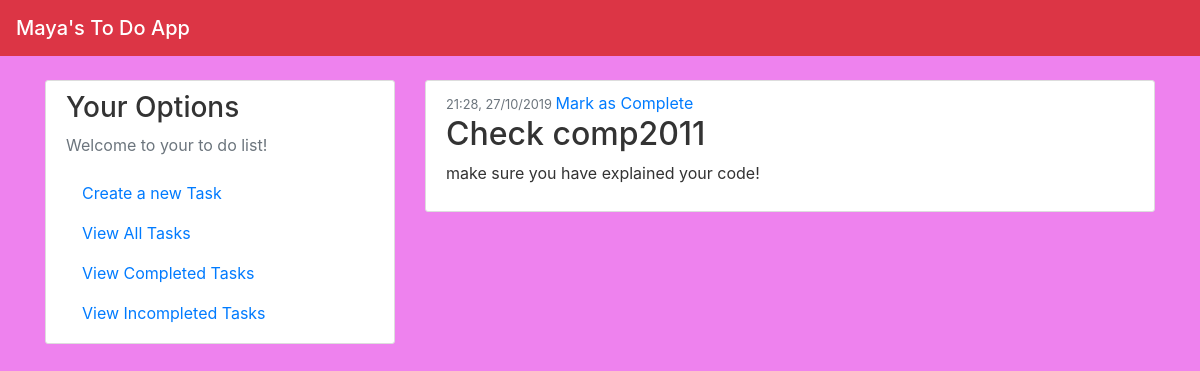
The page /view_all on the database as committed earlier.
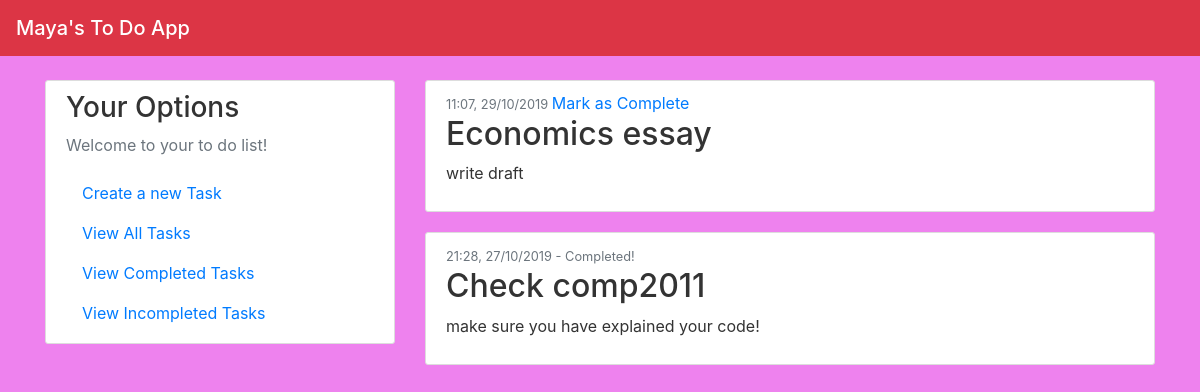
The same page on the database as committed later.
### app/models.py (models this page shows, shortened)
class Items(db.Model):
    id = db.Column(db.Integer, primary_key=True)
    title = db.Column(db.String(20), unique=False, nullable=False)
    content = db.Column(db.String(120), unique=True, nullable=False)
    date_posted = db.Column(db.DateTime, nullable=False, default=datetime.now())
    complete = db.Column(db.Boolean, unique=False)

### app/views.py (the view)
@app.route("/view_all")
def view_all():
    posts = Items.query.order_by(Items.date_posted.desc()).all()
    return render_template('view_all.html', posts=posts)

### app/templates/view_all.html
{% extends "index.html" %}
{% block content %}
    {% for post in posts %}
        <article class="media content-section">
          <div class="media-body">
            <div class="article-metadata">
              {% if post.complete == False %}
                <small class="text-muted">{{ post.date_posted.strftime("%H:%M, %d/%m/%Y") }} </small>
                <a href="{{ url_for('view_completed',id=post.id) }}"> Mark as Complete </a>
              {% elif post.complete == True %}
                <small class="text-muted">{{ post.date_posted.strftime("%H:%M, %d/%m/%Y") }} - Completed! </small>
              {% endif %}
            </div>
            <h2><a class="article-title">{{ post.title }}</a> </h2>
            <p class="article-content">{{ post.content }}</p>
          </div>
        </article>
    {% endfor %}
{% endblock content %}

### app/templates/index.html (shortened to what this page needs)
<!DOCTYPE html>
<html lang="en">
  <head>
      <link rel="stylesheet" href="https://maxcdn.bootstrapcdn.com/bootstrap/4.0.0/css/bootstrap.min.css">
      <link rel="stylesheet" type="text/css" href="{{ url_for('static', filename='main.css') }}">
  </head>
  <body>
      <header class="site-header">
      <nav class="navbar navbar-dark bg-primary fixed-top bg-danger">
        <span class="navbar-brand mb-0 h1"> Maya's To Do App </span>
      </nav>
      </header>
      <main class="container">
        <div class="row">
          <div class="col-md-4">
            <div class="content-section">
              <h3>Your Options</h3>
              <p class='text-muted'>Welcome to your to do list! </p>
                <ul class="list-group">
                  <li><a class="nav-item nav-link" href="/create">Create a new Task</a> </li>
                  <li><a class="nav-item nav-link" href="/view_all">View All Tasks</a></li>
                  <li><a class="nav-item nav-link" href="{{url_for('view_completed',id=0) }}">View Completed Tasks</a></li>
                  <li><a class="nav-item nav-link" href="{{ url_for('view_incomplete') }}">View Incompleted Tasks</a></li>
                </ul>
            </div>
          </div>
          <div class="col-md-8">
            {% block content %}{% endblock %}
          </div>
        </div>
      </main>
  </body>
</html>

### app/static/main.css (style rules this page uses)
body { background: #61B2E3; color: #333333; margin-top: 5rem; background-color: rgb(238, 130, 238); }
.content-section { background: #ffffff; padding: 10px 20px; border: 1px solid #dddddd; border-radius: 3px; margin-bottom: 20px; }
ul { list-style-type:none; }

Rows that differ between the two databases and show on the page:
added Items: date_posted "11:07, 29/10/2019", title "Economics essay", content "write draft"
changed Items "Check comp2011": complete "Mark as Complete" → "- Completed!"
